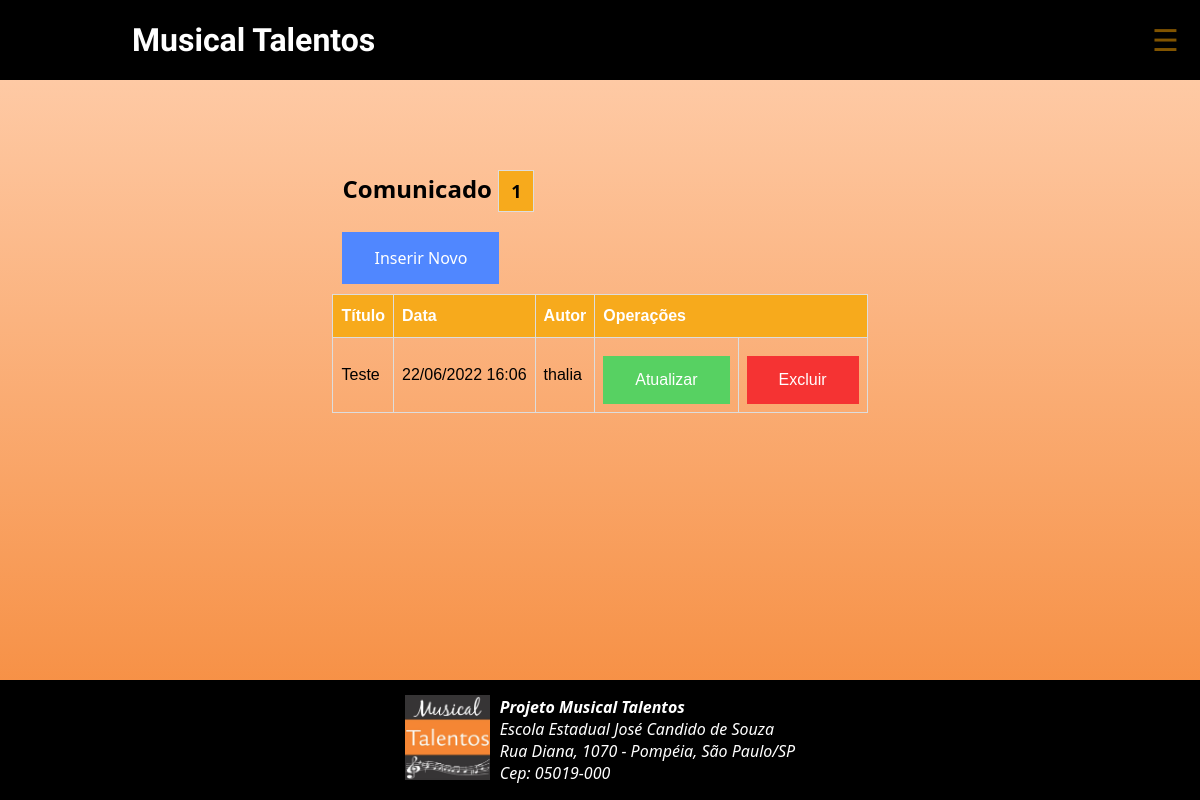
Screenshot of /admin/posts.php (signed in) with the database file from the repository.
### tables this page shows
CREATE TABLE `posts` (
  `id` int(11) NOT NULL,
  `data` datetime NOT NULL DEFAULT current_timestamp(),
  `titulo` varchar(255) NOT NULL,
  `texto` text NOT NULL,
  `resumo` text NOT NULL,
  `imagem` varchar(40) NOT NULL,
  `usuario_id` smallint(6) NOT NULL
);

CREATE TABLE `usuarios` (
  `id` smallint(6) NOT NULL,
  `nome` varchar(45) NOT NULL,
  `email` varchar(40) NOT NULL,
  `senha` varchar(255) NOT NULL,
  `tipo` enum('admin','editor') NOT NULL
);

### inc/funcoes-posts.php (called while the page is built, shortened)
<?php
function lerPosts(mysqli $conexao, int $idUsuarioLogado, string $tipoUsuarioLogado):array {
if($tipoUsuarioLogado == 'admin'){
    $sql = "SELECT posts.id, posts.titulo, posts.data, usuarios.nome AS autor FROM posts INNER JOIN usuarios ON posts.usuario_id = usuarios.id ORDER BY data DESC";
} else {
    $sql = "SELECT id, titulo, data FROM posts WHERE usuario_id = $idUsuarioLogado ORDER BY data DESC";
}
    $resultado = mysqli_query($conexao,$sql) or die(mysqli_error($conexao));
    $posts = [];
    while($post = mysqli_fetch_assoc($resultado)){
        array_push($posts, $post);
    }
    return $posts;
}
function formataData(string $data):string {
    return date("d/m/Y H:i", strtotime($data));
}

### admin/posts.php (the view)
<?php
require "../inc/funcoes-posts.php";
require "../inc/cabecalho-admin.php";
$posts = lerPosts($conexao, $_SESSION['id'], $_SESSION['tipo']);
$quantidade = count($posts);
?>
<div class="conteudo limitador">
  <article class="">
    <h2 class="">Comunicado <span class="button-count"><?= $quantidade ?></span></h2>
    <p class="">
      <a class="button-insere" href="post-insere.php">Inserir Novo</a>
    </p>
    <div class="">
      <table id="customers">
        <thead>
          <tr>
            <th>Título</th>
            <th>Data</th>
            <?php if($_SESSION['tipo'] == 'admin'){ ?>
            <th>Autor</th>
            <?php } ?>
            <th colspan="2">Operações</th>
          </tr>
        </thead>
        <tbody>
  <?php foreach( $posts as $post ) { ?>
    <tr>
      <td> <?=$post['titulo']?> </td>
      <td> <?=formataData($post['data'])?> </td>
      <?php if($_SESSION['tipo'] == 'admin'){ ?>
      <td> <?=$post['autor']?> </td>
      <?php } ?>
      <td>
          <a class="button-atualiza"
            href="post-atualiza.php?id=<?=$post['id']?>">
            Atualizar
          </a>
      </td>
      <td>
          <a class="button-exclui"
            href="post-exclui.php?id=<?=$post['id']?>">
            Excluir
          </a>
      </td>
    </tr>
<?php } ?>
        </tbody>
      </table>
    </div>
  </article>
</div>
<?php require "../inc/rodape-admin.php"; ?>

### css/style.css (style rules this page uses)
* { padding: 0; margin: 0; box-sizing: border-box; }
body { font-family: 'Segoe UI', Tahoma, Geneva, Verdana, sans-serif; background: linear-gradient(to bottom, #ffd1b1, #f58634); display: flex; flex-direction: column; min-height: 100vh; }
a { text-decoration: none; }
.limitador { max-width: 1000px; margin: auto; text-align: justify; }
.conteudo { margin-top: 5rem; max-width: 700px; ; }
.conteudo p { font-size: 1.2rem; padding: 10px; }
h2 { margin-left: 10px; }
.button-atualiza { background-color: #57d162; border: none; color: rgb(255, 255, 255); padding: 15px 32px; text-align: center; text-decoration: none; display: inline-block; font-size: 16px; margin-top: 10px; }
.button-exclui { background-color: #f53333; border: none; color: rgb(255, 255, 255); padding: 15px 32px; text-align: center; text-decoration: none; display: inline-block; font-size: 16px; margin-top: 10px; }
.button-insere { background-color: #5087ff; border: none; color: rgb(255, 255, 255); padding: 15px 32px; text-align: center; text-decoration: none; display: inline-block; font-size: 16px; margin-top: 10px; }
.button-count { background-color: #f7aa1c; border: none; color: rgb(0, 0, 0); padding: 8px 12px; text-align: center; text-decoration: none; display: inline-block; font-size: 18px; margin-top: 10px; border: 1px solid #ddd; }
#customers { font-family: Arial, Helvetica, sans-serif; border-collapse: collapse; width: 100%; }
#customers td, #customers th { border: 1px solid #ddd; padding: 8px; }
#customers th { padding-top: 12px; padding-bottom: 12px; text-align: left; background-color: #f7aa1c; color: white; }

### rows the page displays
posts: titulo "Teste", data "22/06/2022 16:06", usuario.nome "thalia"

### other values shown
$quantidade "1"
